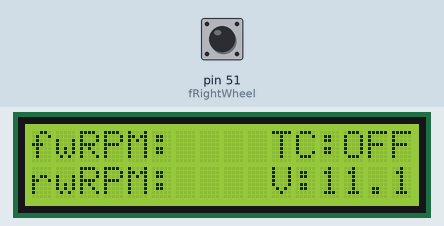
Recording of a sketch running on a simulated Arduino Mega 2560, built with avr-gcc and run on an emulated ATmega2560. Parts: 16×2 character LCD. The inputs (shaded band) are chosen by the test bench; at power-on: pin 51 (fRightWheel) HIGH.

Above: at 1.2 s.
1.3 s: pin 51 (fRightWheel) pulled LOW for 0.15 s
At 2.5 s:
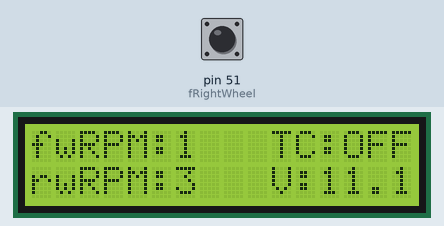
2.9 s: pin 51 (fRightWheel) pulled LOW for 1 s
At 3.7 s:
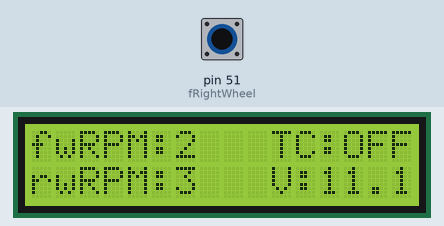
5.4 s: pin 51 (fRightWheel) pulled LOW for 0.15 s
At 6.6 s:
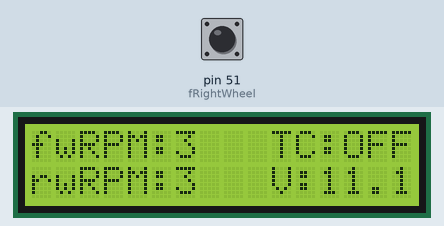
7.0 s: pin 51 (fRightWheel) pulled LOW for 1 s
At 8.0 s:
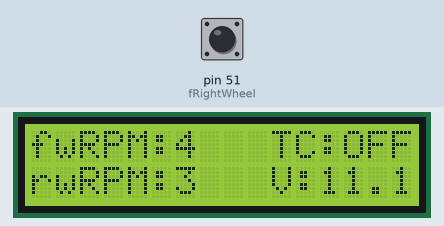
Timing chart, 0 to 10.0 s (numbered marks = the images above; inputs shaded):
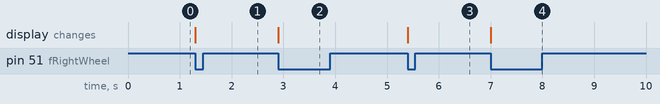

The sketch:

LCD_counter_working.ino
```cpp
#include <LiquidCrystal.h>

#define rs 30
#define en 31
#define d4 28
#define d5 29
#define d6 26
#define d7 27

#define fLeftWheel  50
#define fRightWheel 51
#define rLeftWheel  52
#define rRightWheel 53

unsigned long start_time = 0;
unsigned long end_time = 0;
int   steps = 0;
float steps_old = 0;
float temp = 0;
int rpm = 0;

LiquidCrystal lcd(rs, en, d4, d5, d6, d7);
// int   fwRPM = 0;
// int   rwRPM = 0;
// float voltage = 11.1;
// int   drain = 0;

void setup() {
  // set up the LCD's number of columns and rows:
  lcd.begin(16, 2);

  pinMode(fLeftWheel,INPUT_PULLUP);
  pinMode(fRightWheel,INPUT_PULLUP);
  pinMode(rLeftWheel,INPUT_PULLUP);
  pinMode(rRightWheel,INPUT_PULLUP);

  lcd.setCursor(10, 0);
  lcd.print("TC:OFF");
  lcd.setCursor(10, 1);
  lcd.print("V:11.1");
}

void updateLCD() {
  lcd.setCursor(0, 0);
  lcd.print("fwRPM:");
  lcd.setCursor(0, 1);
  lcd.print("rwRPM:");

  int wheel = fRightWheel;

  start_time = millis();
  end_time = start_time + 1000;
  while(millis() < end_time)
  {
    if(digitalRead(wheel))
    {
      steps++;
      while(digitalRead(wheel));
    }
    lcd.setCursor(6,0);
    lcd.print(steps);
    // lcd.print("   ");
  }
  temp = steps - steps_old;
  steps_old = steps;
  rpm = ((temp * 60 / 20));
  lcd.setCursor(6, 1);
  lcd.print(rpm);
  lcd.print(" ");
}

void loop() {
  updateLCD();
  // delay(10);
}
```

Measured:
- after the input at 1.3 s, the display: changes at once (image 1)
- after the input at 2.9 s, the display: changes at once (image 2)
- after the input at 5.4 s, the display: changes at once (image 3)
- after the input at 7.0 s, the display: changes at once (image 4)
